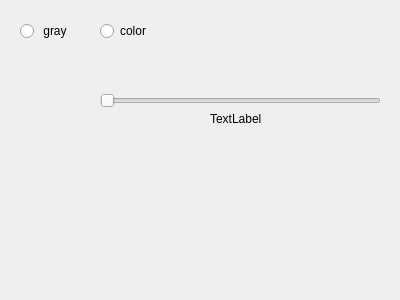
<?xml version="1.0" encoding="UTF-8"?>
<ui version="4.0">
 <class>scan_option_win</class>
 <widget class="QDialog" name="scan_option_win">
  <property name="geometry">
   <rect>
    <x>0</x>
    <y>0</y>
    <width>400</width>
    <height>300</height>
   </rect>
  </property>
  <property name="windowTitle">
   <string>Dialog</string>
  </property>
  <widget class="QRadioButton" name="radioButton">
   <property name="geometry">
    <rect>
     <x>20</x>
     <y>20</y>
     <width>117</width>
     <height>22</height>
    </rect>
   </property>
   <property name="text">
    <string> gray</string>
   </property>
  </widget>
  <widget class="QRadioButton" name="radioButton_2">
   <property name="geometry">
    <rect>
     <x>100</x>
     <y>20</y>
     <width>117</width>
     <height>22</height>
    </rect>
   </property>
   <property name="text">
    <string>color</string>
   </property>
  </widget>
  <widget class="QSlider" name="brightness">
   <property name="geometry">
    <rect>
     <x>100</x>
     <y>60</y>
     <width>281</width>
     <height>81</height>
    </rect>
   </property>
   <property name="maximum">
    <number>100</number>
   </property>
   <property name="orientation">
    <enum>Qt::Horizontal</enum>
   </property>
  </widget>
  <widget class="QLabel" name="label">
   <property name="geometry">
    <rect>
     <x>210</x>
     <y>110</y>
     <width>67</width>
     <height>17</height>
    </rect>
   </property>
   <property name="text">
    <string>TextLabel</string>
   </property>
  </widget>
 </widget>
 <resources/>
 <connections/>
</ui>
